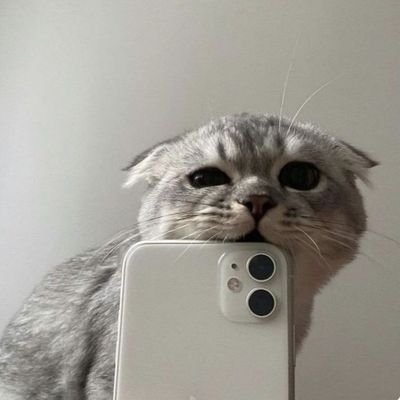
#> input picture img.jpg, 400 x 400 px
$ python main.py
#> lines starting #> are read from the running program, lines starting #| are printed output that depends on the picture
import cv2

image = cv2.imread(r'img.jpg')
#> image is the input picture: shape (400, 400, 3); mean B, G, R 147.1, 155.1, 158.3

grey_image = cv2.cvtColor(image , cv2.COLOR_BGR2GRAY)

invert = cv2.bitwise_not(grey_image)
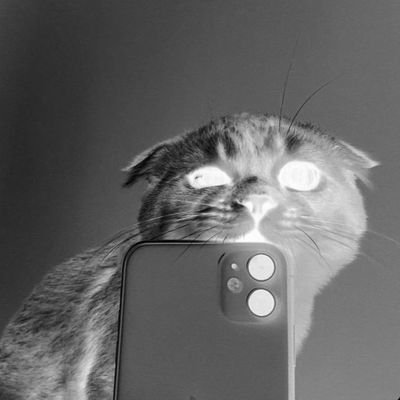
#> invert: shape (400, 400); min 0, max 255, mean 99.9

blur = cv2.GaussianBlur(invert , (251,251),0)
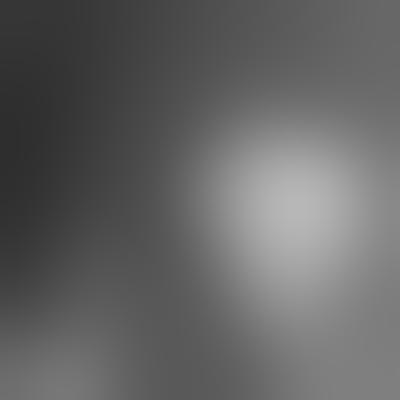
#> blur: shape (400, 400); min 46, max 183, mean 100

invertedblur = cv2.bitwise_not(blur)
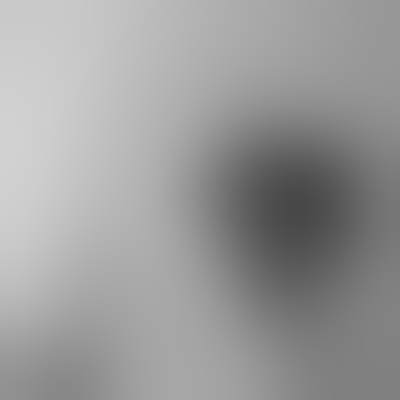
#> invertedblur: shape (400, 400); min 72, max 209, mean 155

sketch = cv2.divide(grey_image , invertedblur , scale = 100.0)
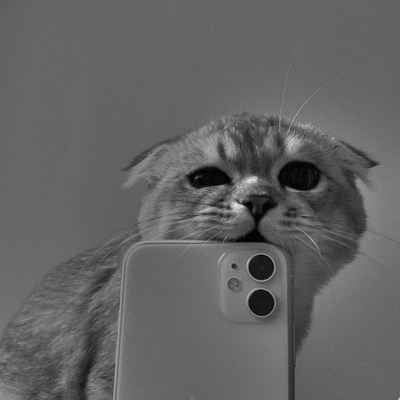
#> sketch: shape (400, 400); min 0, max 227, mean 98.8

cv2.imwrite('sketch.png',sketch)
